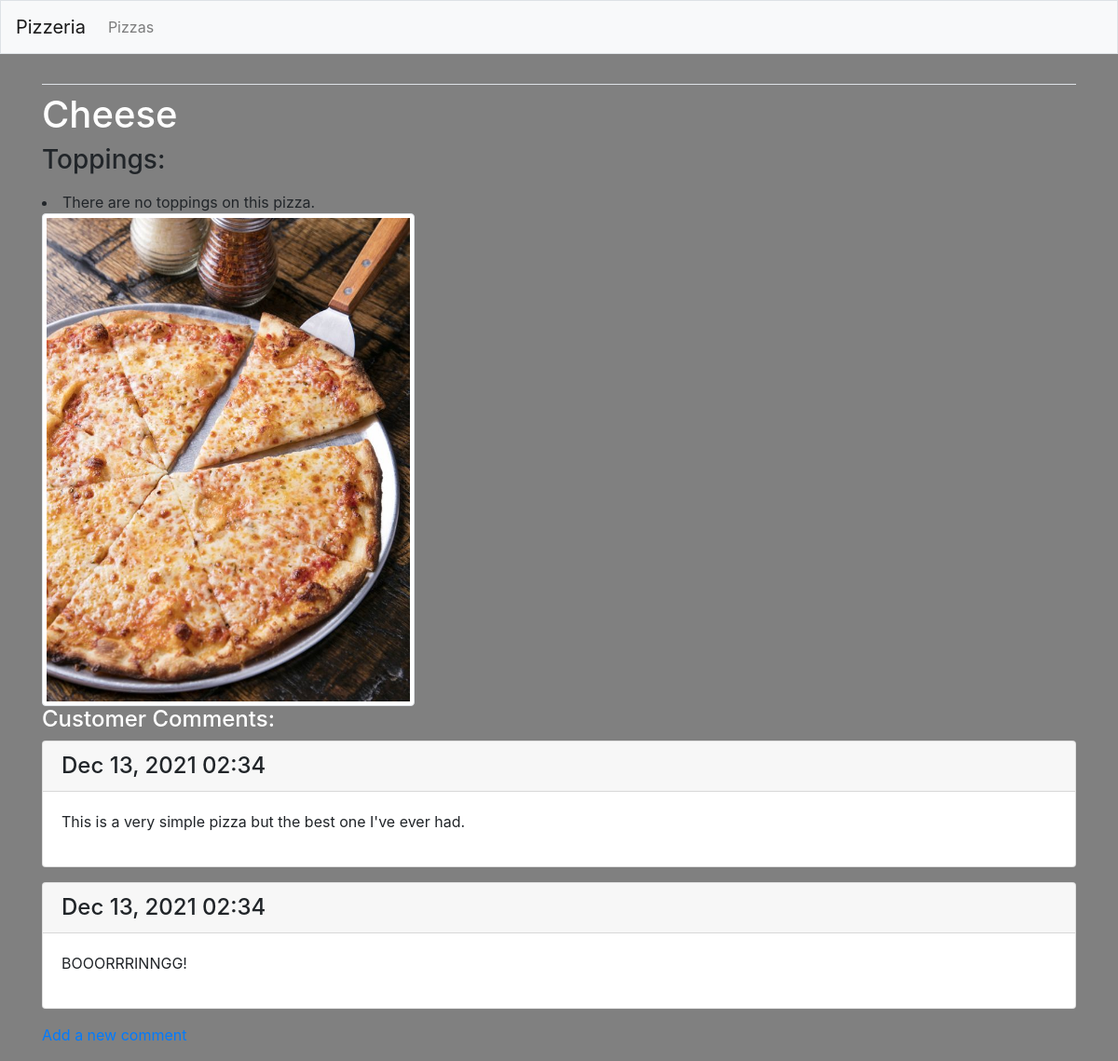
The page /pizza/4/ on the database its author committed.
### MainApp/models.py (models this page shows, shortened)
class Pizza(models.Model):
    text = models.CharField(max_length = 200)
    date_added = models.DateTimeField(auto_now_add=True)
    header_image = models.ImageField(null=True, blank=True, upload_to='images/')
    def __str__(self):
        return self.text #on the web page this shows us the actual text OF the object so it's important

class Comment(models.Model):
    pizza = models.ForeignKey(Pizza, on_delete=models.CASCADE)
    text = models.TextField()
    date_added = models.DateTimeField(auto_now_add=True)

### MainApp/views.py (the view)
# urls.py: path('pizza/<int:pizza_id>/', views.pizza, name='pizza'),
def pizza(request,pizza_id):
    pizza = Pizza.objects.get(id=pizza_id)
    toppings = pizza.topping_set.all()
    comments = pizza.comment_set.all()
    context = {'pizza':pizza, 'toppings': toppings, 'comments':comments}
    return render(request, 'MainApp/pizza.html', context)

### MainApp/templates/mainapp/pizza.html (shortened to what this page needs)
{% extends 'MainApp/base.html' %}
{% block content %}
<h1 style="color:white;">{{ pizza }}</h1>
<h3>
<p> Toppings:</p>
</h3>
    {% for topping in toppings %}
    <p>{{ topping.text }} </p>
{% empty%}
<li> There are no toppings on this pizza.</li>
{% endfor %}
{% if pizza.header_image %}
<img src="{{ pizza.header_image.url }}" class="img-thumbnail" width="400" height="350"/>
{% endif %}
<h4 style="color:white;">Customer Comments:</h4>
{% for comment in comments %}
    <div class="card mb-3">
        <h4 class="card-header">
            {{ comment.date_added | date:'M d, Y H:i' }}
        </h4>
        <div class="card-body">
            {{ comment.text | linebreaks }}
        </div>
    </div>
{% empty %}
    <p> There are no comments for this pizza. </p>
{% endfor %}
<p>
    <a href="{% url 'MainApp:new_comment' pizza.id %}">Add a new comment</a>
</p>
{% endblock content %}

### rows shown on the page
Pizza: text "Cheese", header_image (picture)
Comment: date_added "Dec 13, 2021 02:34", text "This is a very simple pizza but the best one I've ever had."
Comment: date_added "Dec 13, 2021 02:34", text "BOOORRRINNGG!"
